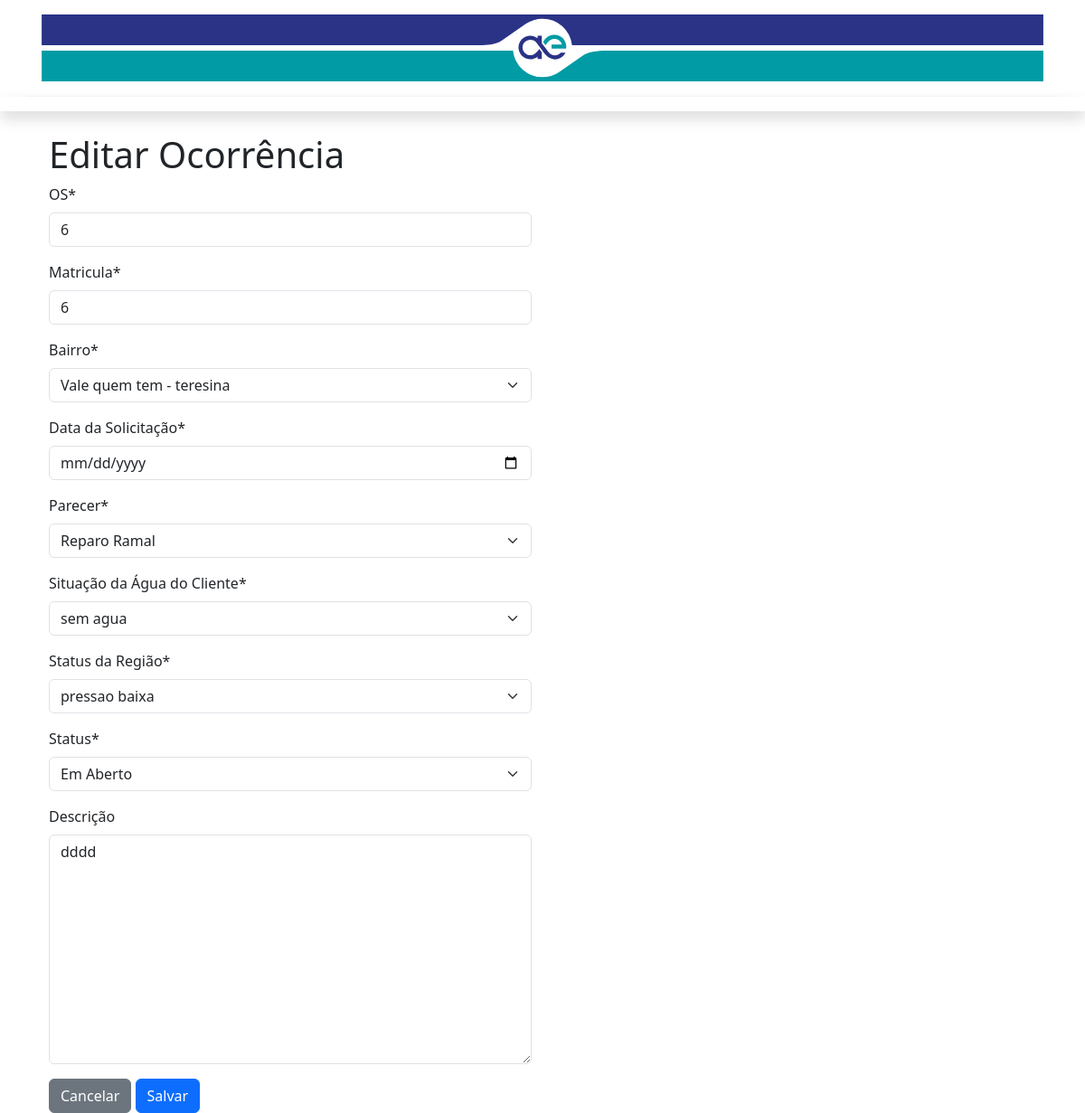
/editar/6/, run on the app's committed database.
### ocorrencia/models.py (models this page shows, shortened)
class Ocorrencia(models.Model):
    class StatusOcorrencia(models.TextChoices):
        EM_ABERTO = 'EM_ABERTO', 'Em Aberto'
        CONCLUIDA = 'CONCLUIDA', 'Concluida'
    ordem_de_servico = models.IntegerField('OS')
    matricula = models.IntegerField('Matricula')
    bairro = models.ForeignKey(Bairro, on_delete=models.CASCADE, related_name="ocorrencias")
    data_solicitacao = models.DateTimeField('Data da Solicitação')
    parecer = models.ForeignKey(Parecer, on_delete=models.SET_NULL, null=True, related_name="ocorrencias", verbose_name="Parecer")
    situacao_agua_cliente = models.ForeignKey(SituacaoAguaCliente, on_delete=models.SET_NULL,null=True, related_name="ocorrencias", verbose_name="Situação da Água do Cliente")
    status_regiao = models.ForeignKey(StatusRegiao, on_delete=models.SET_NULL, null=True, related_name="ocorrencias", verbose_name="Status da Região")
    plantonista = models.ForeignKey(User, on_delete=models.SET_NULL, null=True, related_name="ocorrencias", verbose_name="Plantonista")
    plantao = models.ForeignKey(Plantao, on_delete=models.SET_NULL, null=True, related_name="ocorrencias", verbose_name="Plantao")
    status = models.CharField(
        'Status',
        max_length=10,
        choices=StatusOcorrencia.choices,
        default=StatusOcorrencia.EM_ABERTO,
    )
    descricao = models.TextField('Descrição',blank=True, null=True)

class Parecer(models.Model):
    descricao = models.CharField(max_length=100)
    def __str__(self):
        return self.descricao

class SituacaoAguaCliente(models.Model):
    descricao = models.CharField(max_length=100)
    def __str__(self):
        return self.descricao

class StatusRegiao(models.Model):
    descricao = models.CharField(max_length=100)
    def __str__(self):
        return self.descricao

### ocorrencia/views.py (the view)
# urls.py: path('editar/<int:ocorrencia_id>/', editar_ocorrencia, name='editar_ocorrencia'),
def editar_ocorrencia(request, ocorrencia_id):
    ocorrencia = get_object_or_404(Ocorrencia, id=ocorrencia_id)
    if request.method == 'POST':
        form = OcorrenciaForm(request.POST, instance=ocorrencia)
        if form.is_valid():
            form.save()
            messages.success(request, f'Ocorrência {ocorrencia.ordem_de_servico} editada com sucesso!')
            return redirect('lista_ocorrencia')
    else:
        form = OcorrenciaForm(instance=ocorrencia)
    return render(request, 'ocorrencia/editar_ocorrencia.html', {'form': form})

### ocorrencia/forms.py
class OcorrenciaForm(forms.ModelForm):
    class Meta:
        model = Ocorrencia
        fields = '__all__'
        widgets = {
            "bairro": forms.Select(attrs={'class': 'form-control'}),
            "parecer": forms.Select(attrs={'class': 'form-control'}),
            "data_solicitacao": forms.TextInput(attrs={'class': 'form-control', 'type': 'date'}),
            "situacao_agua_cliente": forms.Select(attrs={'class': 'form-control'}),
            "status_regiao": forms.Select(attrs={'class': 'form-control'}),
            "plantonista": forms.HiddenInput,
            "plantao": forms.HiddenInput,
        }

### ocorrencia/models.py (called while the page is built)
    def __str__(self):
        return f"{self.nome} - {self.unidade.nome}"

### ocorrencia/templates/ocorrencia/editar_ocorrencia.html (shortened to what this page needs)
{% extends 'ocorrencia/modelo.html' %}
{% load static %}
{% load crispy_forms_tags %}
{% block conteudo %}
<div class="container mt-4">
    <h1>Editar Ocorrência</h1>
    <div class="row">
    <div class="col-6">
    <form method="post">
        {{ form|crispy }}
        <a href="{% url 'lista_ocorrencia' %}" class="btn btn-secondary">Cancelar</a>
        <button type="submit" class="btn btn-primary">Salvar</button>
    </form>
    </div>
    </div>
</div>
{% endblock %}

### data on the page
Ocorrencia: ordem_de_servico "6", matricula "6", bairro "Vale quem tem - teresina", parecer "Reparo Ramal", situacao_agua_cliente "sem agua", status_regiao "pressao baixa", status "Em Aberto"
Parecer: descricao "dddd"
